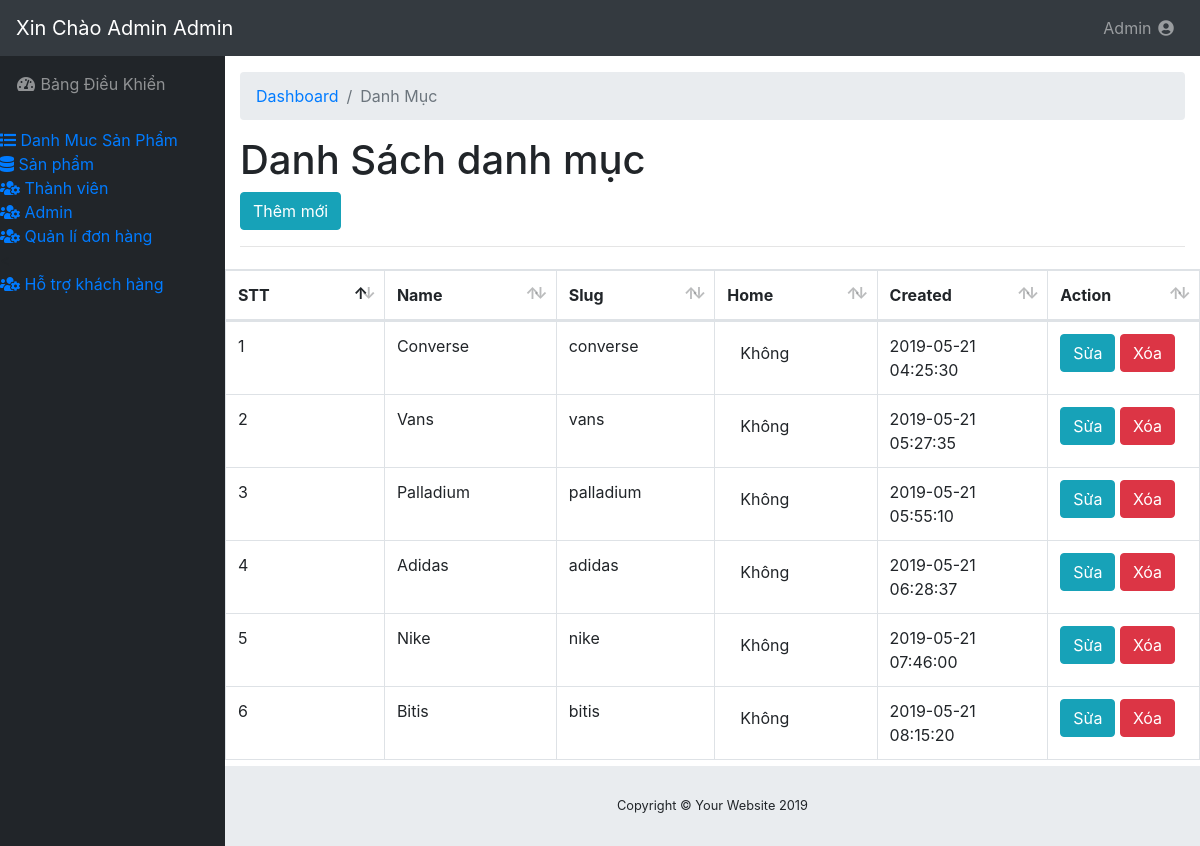
Page /admin/modules/category/index.php (signed in) on the committed database.
### tables this page shows
CREATE TABLE IF NOT EXISTS `category` (
`id` int(11) NOT NULL,
  `name` varchar(100) DEFAULT NULL,
  `slug` varchar(100) DEFAULT NULL,
  `images` varchar(100) DEFAULT NULL,
  `banner` varchar(100) DEFAULT NULL,
  `home` tinyint(4) DEFAULT '0',
  `status` tinyint(4) DEFAULT '1',
  `created_up` timestamp NOT NULL DEFAULT CURRENT_TIMESTAMP,
  `update_at` timestamp NOT NULL DEFAULT CURRENT_TIMESTAMP ON UPDATE CURRENT_TIMESTAMP
);

### libraries/Database.php (called while the page is built, shortened)
<?php
    class Database
    {
        public $link;
        public function __construct()
        {
            $this ->link = mysqli_connect("localhost","123","123","shopgiay") or die ();
            mysqli_set_charset($this ->link,"utf8");
        }
        public function countTable($table)
        {
            $sql = "SELECT id FROM  {$table}";
            $result = mysqli_query($this->link, $sql) or die("Lỗi Truy Vấn countTable----" .mysqli_error($this->link));
            $num = mysqli_num_rows($result);
            return $num;
        }
         public function fetchAll($table)
        {
            $sql = "SELECT * FROM {$table} WHERE 1" ;
            $result = mysqli_query($this->link,$sql) or die("Lỗi Truy Vấn fetchAll " .mysqli_error($this->link));
            $data = [];
            if( $result)
            {
                while ($num = mysqli_fetch_assoc($result))
                {
                    $data[] = $num;
                }
            }
            return $data;
        }
         public  function fetchJone($table,$sql ,$page = 0,$row ,$pagi = false )
        {
            $data = [];
            if ($pagi == true )
            {
                $total = $this->countTable($table);
                $sotrang = ceil($total / $row);
                $start = ($page - 1 ) * $row ;
                $sql .= " LIMIT $start,$row";
                $data = [ "page" => $sotrang];
                $result = mysqli_query($this->link,$sql) or die("Lỗi truy vấn fetchJone ---- " .mysqli_error($this->link));
            }
            else
            {
                $result = mysqli_query($this->link,$sql) or die("Lỗi truy vấn fetchJone ---- " .mysqli_error($this->link));
            }
            if( $result)
            {
                while ($num = mysqli_fetch_assoc($result))
                {
                    $data[] = $num;
                }
            }
            return $data;
        }
    }
?>

### admin/autoload/autoload.php (called while the page is built, shortened)
<?php
require_once("/../../libraries/Database.php");
$db = new Database ;
?>

### admin/modules/category/index.php (the view, shortened to what this page needs)
<?php
require_once("/../../autoload/autoload.php");
if(isset($_GET['page']))
{
  $p=$_GET['page'];
}
else
{
  $p=1;
}
$sql = "SELECT * From category
     ";
        $category=$db->fetchJone('category',$sql,$p,2,true);
$category = $db->fetchAll("category");
?>
<?php require_once ("/../../layouts/header.php") ?>
 <div id="content-wrapper">
      <div class="container-fluid">
        <ol class="breadcrumb">
          <li class="breadcrumb-item">
            <a href="index.php">Dashboard</a>
          </li>
          <li class="breadcrumb-item active">Danh Mục</li>
        </ol>
        <h1>Danh Sách danh mục</h1>
        <a href="add.php" class="btn btn-info"> Thêm mới</a>
        <hr>
      </div>
    <div class="row">
        <div class="col-md-12">
              <div class="table-responsive">
    <div id="dataTable_wrapper" class="dataTables_wrapper dt-bootstrap4">
        <div class="row">
            <div class="col-sm-12">
                <table class="table table-bordered dataTable" id="dataTable" width="100%" cellspacing="0" role="grid" aria-describedby="dataTable_info" style="width: 100%;">
                    <thead>
                        <tr role="row">
                            <th class="sorting_asc" tabindex="0" aria-controls="dataTable" rowspan="1" colspan="1" aria-sort="ascending" aria-label="Name: activate to sort column descending" style="width: 55px;">STT</th>
                            <th class="sorting" tabindex="0" aria-controls="dataTable" rowspan="1" colspan="1" aria-label="Position: activate to sort column ascending" style="width: 63px;">Name</th>
                            <th class="sorting" tabindex="0" aria-controls="dataTable" rowspan="1" colspan="1" aria-label="Office: activate to sort column ascending" style="width: 48px;">Slug</th>
                             <th class="sorting" tabindex="0" aria-controls="dataTable" rowspan="1" colspan="1" aria-label="Office: activate to sort column ascending" style="width: 48px;">Home</th>
                            <th class="sorting" tabindex="0" aria-controls="dataTable" rowspan="1" colspan="1" aria-label="Office: activate to sort column ascending" style="width: 48px;">Created</th>
                            <th class="sorting" tabindex="0" aria-controls="dataTable" rowspan="1" colspan="1" aria-label="Age: activate to sort column ascending" style="width: 31px;">Action</th>
                        </tr>
                    </thead>
                    <tbody>
                        <?php $stt = 1; foreach ($category as $item): ?>
                        <tr>
                          <td> <?php echo $stt ?></td>
                          <td> <?php echo $item['name'] ?></td>
                           <td> <?php echo $item['slug'] ?></td>
                            <td>
                                <a href="home.php?id=<?php echo $item['id'] ?>" class="btn btn-xs <?php echo $item['home']==1? 'btn-info': 'btn-default' ?>">
                                  <?php echo $item['home'] == 1 ? 'Hiển thị' : 'Không'?>
                                  </a>
                            </td>
                           <td> <?php echo $item['created_up'] ?></td>
                           <td>
                             <a class="btn btn-xs btn-info" href="edit.php?id=<?php echo $item['id'] ?>"> Sửa </a>
                             <a class="btn btn-xs btn-danger" href="delete.php?id=<?php echo $item['id'] ?>"> Xóa </a>
                           </td>
                        </tr>
                      <?php  $stt ++; endforeach ?>
                    </tbody>
                </table>
                </div>
            </div>
        </div>
        </div>
    </div>
        </div>
    </div>
</div>
     <?php require_once ("/../../layouts/footer.php") ?>

### rows in the picture
category: name "Converse", slug "converse", home "Không", created_up "2019-05-21 04:25:30"
category: name "Vans", slug "vans", home "Không", created_up "2019-05-21 05:27:35"
category: name "Palladium", slug "palladium", home "Không", created_up "2019-05-21 05:55:10"
category: name "Adidas", slug "adidas", home "Không", created_up "2019-05-21 06:28:37"
category: name "Nike", slug "nike", home "Không", created_up "2019-05-21 07:46:00"
category: name "Bitis", slug "bitis", home "Không", created_up "2019-05-21 08:15:20"

### other values in the picture
$_SESSION['admin_name'] "Admin"
